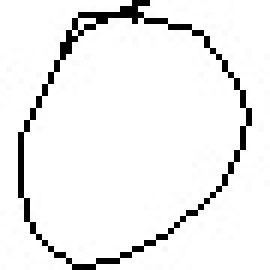
#> input picture data/operands/raw/dataset/0/0_52189.jpg, 45 x 45 px (shown 6 times larger); its folder holds only this picture in this run
$ python generate_ink_density_csv.py
#> lines starting #> are read from the running program, lines starting #| are printed output that depends on the picture; after the words box and inside, x2 and y2 are one past the last pixel; in counts of white or black regions, pixels touching at a corner belong together
"""
===============================================================================
Proyecto: Inksolver
Archivo: generate_operand_csvs.py
Descripcion: Genera archivos CSV individuales por dígito con los porcentajes de
             tinta (píxeles negros) por cuadrante (3x3) para cada imagen.
Autor: Alejandro Castro Martinez
Fecha de creacion: 2025-04-03
Ultima modificacion: 2025-04-03
Version: 1.0
===============================================================================
Dependencias:
- Python 3.10
- Librerías externas: os, cv2, numpy, pandas, warnings
===============================================================================
Uso:
Ejecutar el script con el siguiente comando:
    python generate_operand_csvs.py
===============================================================================
Notas:
- Las imágenes deben estar organizadas en carpetas por dígito (0 a 9).
- Cada CSV contiene una fila por imagen, con los porcentajes de tinta en
  los 9 cuadrantes ordenados de izquierda a derecha, de arriba hacia abajo.
- Los CSV generados se almacenan en la carpeta 'csv_por_digito'.
===============================================================================
"""

import os
import cv2
import numpy as np
import pandas as pd
import warnings

# Suprimir advertencias innecesarias (por ejemplo de matplotlib)
warnings.simplefilter("ignore", category=UserWarning)

def compute_tinta_por_cuadrante(image, grid_size=(3, 3)):
    """
    Calcula el porcentaje de píxeles negros (tinta) en cada uno de los 9 cuadrantes de la imagen.

    Parámetros:
    - image: imagen en escala de grises (numpy array)
    - grid_size: tamaño de la cuadrícula (por defecto 3x3)

    Retorna:
    - Lista con 9 valores (ordenados de izquierda a derecha, de arriba hacia abajo)
    """
    h, w = image.shape
    gh, gw = grid_size
    step_h, step_w = h // gh, w // gw

    # Invertir imagen: fondo blanco, tinta negra (valor 255)
    _, binary = cv2.threshold(image, 200, 255, cv2.THRESH_BINARY_INV)

    porcentajes = []
    for i in range(gh):  # Fila
        for j in range(gw):  # Columna
            block = binary[i*step_h:(i+1)*step_h, j*step_w:(j+1)*step_w]
            total = block.size
            tinta = np.sum(block > 0)
            porcentaje = tinta / total
            porcentajes.append(round(porcentaje, 4))  # Redondear a 4 decimales
    return porcentajes

def generar_csv_por_digito(base_path="../../data/operands/raw/dataset", output_path="csv_por_digito", grid_size=(3,3), block_size=100):
    """
    Recorre todas las carpetas de dígitos y genera un CSV por cada una,
    donde se almacena el porcentaje de tinta por cuadrante por imagen.

    Parámetros:
    - base_path: ruta base con carpetas por dígito
    - output_path: carpeta de salida para los CSV
    - grid_size: tamaño de la grilla (por defecto 3x3)
    - block_size: cada cuántas imágenes imprimir avance
    """
#> called with base_path = '../../data/operands/raw/dataset', output_path = 'csv_por_digito', grid_size = (3, 3), block_size = 100
    os.makedirs(output_path, exist_ok=True)

    for digit in range(10):
        digit_path = os.path.join(base_path, str(digit))
        if not os.path.exists(digit_path):
            print(f"\033[91m🚫 Carpeta no encontrada para dígito {digit}\033[0m")
            continue

        image_files = sorted(os.listdir(digit_path))
        total_images = len(image_files)

        print(f"\n\033[94m📁 Procesando {total_images} imágenes del dígito {digit}...\033[0m")

        rows = []
        for idx, img_name in enumerate(image_files):
            img_path = os.path.join(digit_path, img_name)
            image = cv2.imread(img_path, cv2.IMREAD_GRAYSCALE)
#> image is the input picture: shape (45, 45); min 0, max 255, mean 238.6
            if image is None:
                continue

            # Calcular porcentajes y armar fila
            porcentajes = compute_tinta_por_cuadrante(image, grid_size)
#> in compute_tinta_por_cuadrante, `_, binary = cv2.threshold(image, 200, 255, cv2.THRESH_BINARY_INV)`:
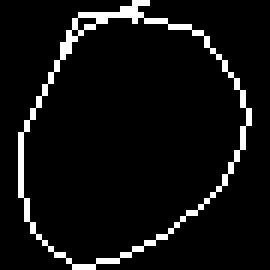
#> binary: shape (45, 45) (shown 6 times larger); 6.3% white in thin lines or dots, all inside (x1, y1, x2, y2) = (3, 0, 42, 45)
#> after the loop in compute_tinta_por_cuadrante, `for i in range(gh):`: porcentajes = [0.0844, 0.111, 0.0578, 0.0667, 0, 0.0667, 0.08, 0.0667, 0.0356]
            row = [digit, img_name] + porcentajes
#> row = [0, '0_52189.jpg', 0.0844, 0.111, 0.0578, 0.0667, 0, 0.0667, 0.08, 0.0667, 0.0356]
            rows.append(row)

            # Imprimir cada cierto bloque de imágenes
            if (idx + 1) % block_size == 0 or (idx + 1) == total_images:
                print(f"\033[92m✔ {idx + 1}/{total_images} imágenes procesadas...\033[0m")

        # Guardar CSV si hay datos
        if rows:
            columns = ["Digito", "Nombre Imagen"] + [f"P. Cuadrante {i}" for i in range(1, 10)]
            df = pd.DataFrame(rows, columns=columns)
#> df = table of 1 rows and 11 columns
#> pass 3 of the loop in generar_csv_por_digito, `for digit in range(10):`:
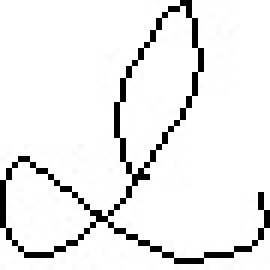
#> input picture data/operands/raw/dataset/2/exp16024.jpg, 45 x 45 px (shown 6 times larger)
#> in generar_csv_por_digito, image is the input picture: shape (45, 45); min 0, max 255, mean 236.6
#> in compute_tinta_por_cuadrante (call 2), `_, binary = cv2.threshold(image, 200, 255, cv2.THRESH_BINARY_INV)`:
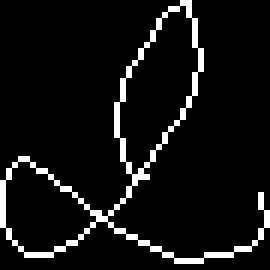
#> binary: shape (45, 45) (shown 6 times larger); 7.1% white in thin lines or dots
#> after the loop in compute_tinta_por_cuadrante (call 2), `for i in range(gh):`: porcentajes = [0, 0.0667, 0.0711, 0.04, 0.116, 0.0222, 0.129, 0.102, 0.0933]
#> row = [2, 'exp16024.jpg', 0, 0.0667, 0.0711, 0.04, 0.116, 0.0222, 0.129, 0.102, 0.0933]
#> the loop made 10 passes; the first 3 are shown
            csv_path = os.path.join(output_path, f"digito_{digit}.csv")
            df.to_csv(csv_path, index=False)
            print(f"\033[92m💾 CSV guardado en: {csv_path}\033[0m")
        else:
            print(f"\033[93m⚠️ No se procesaron imágenes para el dígito {digit}\033[0m")

    print("\n\033[1;32m✅ Generación de archivos CSV finalizada.\033[0m")

# Punto de entrada principal
if __name__ == "__main__":
    generar_csv_por_digito()
